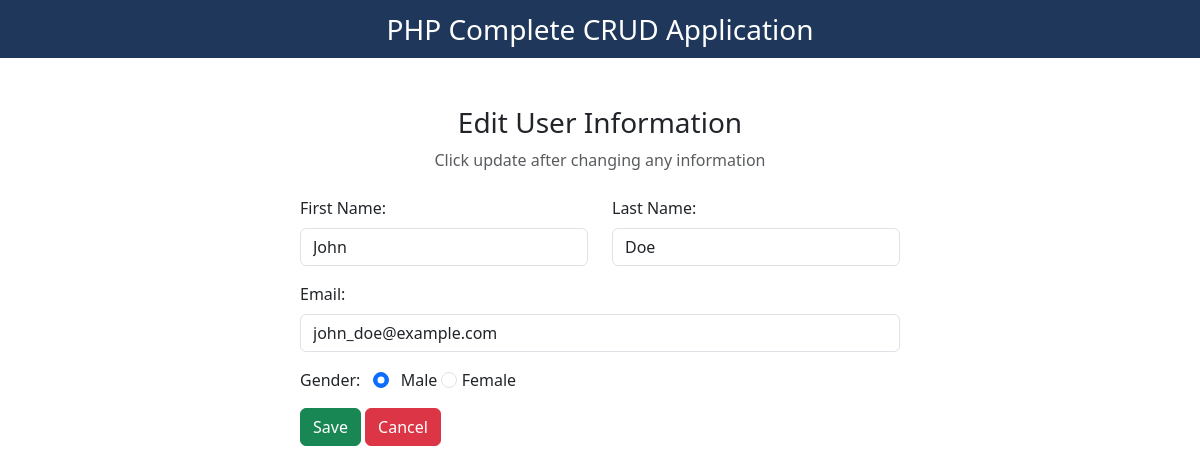
The page /edit.php?id=1 on the database its author committed.
### tables this page shows
CREATE TABLE `crud` (
  `id` int(11) NOT NULL,
  `first_name` varchar(255) NOT NULL,
  `last_name` varchar(255) NOT NULL,
  `email` varchar(255) NOT NULL,
  `gender` varchar(255) NOT NULL
);

### edit.php (the view, shortened to what this page needs)
<?php
include "db_conn.php";
$id = $_GET["id"];
?>
<!doctype html>
<html lang="en">
  <head>
    <link href="https://cdn.jsdelivr.net/npm/bootstrap@5.3.0/dist/css/bootstrap.min.css" rel="stylesheet">
    <link rel="stylesheet" href="https://cdnjs.cloudflare.com/ajax/libs/font-awesome/6.4.0/css/all.min.css" />
  </head>
  <body>
    <nav class="navbar navbar-light justify-content-center fs-3 mb-5" style="background-color: #1E375A;color:white;">
          PHP Complete CRUD Application
    </nav>
    <div class="container">
        <div class="text-center mb-4">
            <h3>Edit User Information</h3>
            <p class="text-muted">Click update after changing any information</p>
        </div>
        <?php
        $sql = "SELECT * FROM `crud` WHERE id = $id LIMIT 1";
        $result = mysqli_query($conn, $sql);
        $row = mysqli_fetch_assoc($result);
        ?>
        <div class="container d-flex justify-content-center">
            <form action="" method="post" style="width:50vw;min-width:300px;">
                <div class="row mb-3">
                    <div class="col">
                        <label class="form-label">First Name:</label>
                        <input type="text" class="form-control" name="first_name" value="<?php echo $row[
                          "first_name"
                        ]; ?>">
                    </div>
                    <div class="col">
                        <label class="form-label">Last Name:</label>
                        <input type="text" class="form-control" name="last_name" value="<?php echo $row[
                          "last_name"
                        ]; ?>">
                    </div>
                </div>
                <div class="mb-3">
                    <label class="form-label">Email:</label>
                    <input type="email" class="form-control" name="email" value="<?php echo $row[
                      "email"
                    ]; ?>">
                </div>
                <div class="form-group mb-3">
                    <label>Gender:</label>
                    <input type="radio" class="form-check-input mx-2" name="gender" id="male" value="male" <?php echo $row[
                      "gender"
                    ] == "male"
                      ? "checked"
                      : ""; ?>>
                    <label for="male" class="form-input-label">Male</label>
                    <input type="radio" class="form-check-input" name="gender" id="female" value="female" <?php echo $row[
                      "gender"
                    ] == "female"
                      ? "checked"
                      : ""; ?>>
                    <label for="female" class="form-input-label">Female</label>
                </div>
                <div>
                    <button type="submit" class="btn btn-success" name="submit">Save</button>
                    <a href="index.php" class="btn btn-danger">Cancel</a>
                </div>
            </form>
        </div>
    </div>
  </body>
</html>

### rows shown on the page
crud: first_name "John", last_name "Doe", email "john_doe@example.com", gender "☑ Male", gender "☐ Female"
